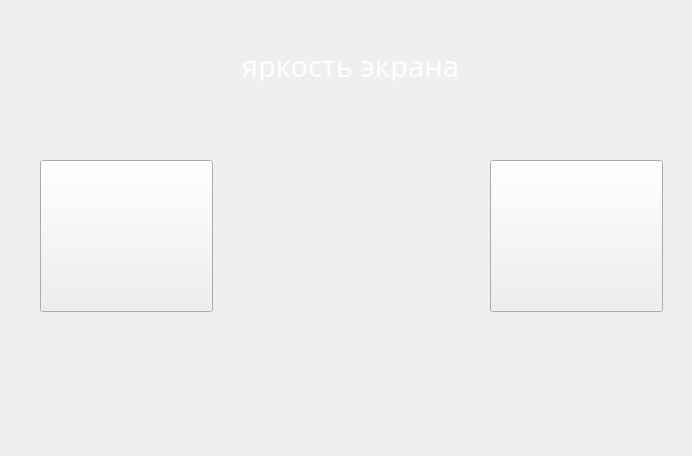
<?xml version="1.0" encoding="UTF-8"?>
<ui version="4.0">
 <class>MapBrightness</class>
 <widget class="QWidget" name="MapBrightness">
  <property name="windowModality">
   <enum>Qt::NonModal</enum>
  </property>
  <property name="geometry">
   <rect>
    <x>0</x>
    <y>0</y>
    <width>692</width>
    <height>456</height>
   </rect>
  </property>
  <property name="minimumSize">
   <size>
    <width>692</width>
    <height>456</height>
   </size>
  </property>
  <property name="maximumSize">
   <size>
    <width>692</width>
    <height>456</height>
   </size>
  </property>
  <property name="windowTitle">
   <string>Палетка</string>
  </property>
  <property name="styleSheet">
   <string notr="true"/>
  </property>
  <widget class="QWidget" name="widget" native="true">
   <property name="geometry">
    <rect>
     <x>0</x>
     <y>0</y>
     <width>692</width>
     <height>456</height>
    </rect>
   </property>
   <property name="minimumSize">
    <size>
     <width>692</width>
     <height>456</height>
    </size>
   </property>
   <property name="maximumSize">
    <size>
     <width>692</width>
     <height>456</height>
    </size>
   </property>
   <property name="styleSheet">
    <string notr="true">#widget
{
	border-image: url(:/Pyramid/fon_next_menu.png);
}</string>
   </property>
   <widget class="QPushButton" name="brightDown">
    <property name="geometry">
     <rect>
      <x>40</x>
      <y>160</y>
      <width>173</width>
      <height>152</height>
     </rect>
    </property>
    <property name="minimumSize">
     <size>
      <width>173</width>
      <height>152</height>
     </size>
    </property>
    <property name="maximumSize">
     <size>
      <width>173</width>
      <height>152</height>
     </size>
    </property>
    <property name="styleSheet">
     <string notr="true"> QPushButton:hover:pressed {
    padding-right: 15px; /* make room for the arrows */
	
	border-image: url(:/Pyramid/min_n.png);
     border-width: 3;}
 
QPushButton{
     padding-right: 15px; /* make room for the arrows */
	border-image: url(:/Pyramid/min.png);
     border-width: 3;}


</string>
    </property>
    <property name="text">
     <string/>
    </property>
    <property name="checkable">
     <bool>false</bool>
    </property>
    <property name="flat">
     <bool>false</bool>
    </property>
   </widget>
   <widget class="QLabel" name="statusVideo_3">
    <property name="geometry">
     <rect>
      <x>50</x>
      <y>50</y>
      <width>601</width>
      <height>31</height>
     </rect>
    </property>
    <property name="palette">
     <palette>
      <active>
       <colorrole role="WindowText">
        <brush brushstyle="SolidPattern">
         <color alpha="255">
          <red>255</red>
          <green>255</green>
          <blue>255</blue>
         </color>
        </brush>
       </colorrole>
       <colorrole role="Text">
        <brush brushstyle="SolidPattern">
         <color alpha="255">
          <red>255</red>
          <green>255</green>
          <blue>255</blue>
         </color>
        </brush>
       </colorrole>
       <colorrole role="ButtonText">
        <brush brushstyle="SolidPattern">
         <color alpha="255">
          <red>255</red>
          <green>255</green>
          <blue>255</blue>
         </color>
        </brush>
       </colorrole>
      </active>
      <inactive>
       <colorrole role="WindowText">
        <brush brushstyle="SolidPattern">
         <color alpha="255">
          <red>255</red>
          <green>255</green>
          <blue>255</blue>
         </color>
        </brush>
       </colorrole>
       <colorrole role="Text">
        <brush brushstyle="SolidPattern">
         <color alpha="255">
          <red>255</red>
          <green>255</green>
          <blue>255</blue>
         </color>
        </brush>
       </colorrole>
       <colorrole role="ButtonText">
        <brush brushstyle="SolidPattern">
         <color alpha="255">
          <red>255</red>
          <green>255</green>
          <blue>255</blue>
         </color>
        </brush>
       </colorrole>
      </inactive>
      <disabled>
       <colorrole role="WindowText">
        <brush brushstyle="SolidPattern">
         <color alpha="255">
          <red>120</red>
          <green>120</green>
          <blue>120</blue>
         </color>
        </brush>
       </colorrole>
       <colorrole role="Text">
        <brush brushstyle="SolidPattern">
         <color alpha="255">
          <red>120</red>
          <green>120</green>
          <blue>120</blue>
         </color>
        </brush>
       </colorrole>
       <colorrole role="ButtonText">
        <brush brushstyle="SolidPattern">
         <color alpha="255">
          <red>120</red>
          <green>120</green>
          <blue>120</blue>
         </color>
        </brush>
       </colorrole>
      </disabled>
     </palette>
    </property>
    <property name="font">
     <font>
      <family>Trebuchet MS</family>
      <pointsize>22</pointsize>
      <stylestrategy>PreferDefault</stylestrategy>
     </font>
    </property>
    <property name="text">
     <string>яркость экрана</string>
    </property>
    <property name="alignment">
     <set>Qt::AlignCenter</set>
    </property>
   </widget>
   <widget class="QPushButton" name="brightUp">
    <property name="geometry">
     <rect>
      <x>490</x>
      <y>160</y>
      <width>173</width>
      <height>152</height>
     </rect>
    </property>
    <property name="minimumSize">
     <size>
      <width>173</width>
      <height>152</height>
     </size>
    </property>
    <property name="maximumSize">
     <size>
      <width>173</width>
      <height>152</height>
     </size>
    </property>
    <property name="styleSheet">
     <string notr="true"> QPushButton:hover:pressed {
    padding-right: 15px; /* make room for the arrows */
	
	border-image: url(:/Pyramid/plus_n.png);
     border-width: 3;}
 
QPushButton{
     padding-right: 15px; /* make room for the arrows */
	border-image: url(:/Pyramid/plus.png);
     border-width: 3;}
</string>
    </property>
    <property name="text">
     <string/>
    </property>
    <property name="checkable">
     <bool>false</bool>
    </property>
    <property name="flat">
     <bool>false</bool>
    </property>
   </widget>
   <widget class="QLabel" name="brightnessInd">
    <property name="geometry">
     <rect>
      <x>222</x>
      <y>160</y>
      <width>261</width>
      <height>151</height>
     </rect>
    </property>
    <property name="palette">
     <palette>
      <active>
       <colorrole role="WindowText">
        <brush brushstyle="SolidPattern">
         <color alpha="255">
          <red>255</red>
          <green>255</green>
          <blue>255</blue>
         </color>
        </brush>
       </colorrole>
       <colorrole role="Text">
        <brush brushstyle="SolidPattern">
         <color alpha="255">
          <red>255</red>
          <green>255</green>
          <blue>255</blue>
         </color>
        </brush>
       </colorrole>
       <colorrole role="ButtonText">
        <brush brushstyle="SolidPattern">
         <color alpha="255">
          <red>255</red>
          <green>255</green>
          <blue>255</blue>
         </color>
        </brush>
       </colorrole>
      </active>
      <inactive>
       <colorrole role="WindowText">
        <brush brushstyle="SolidPattern">
         <color alpha="255">
          <red>255</red>
          <green>255</green>
          <blue>255</blue>
         </color>
        </brush>
       </colorrole>
       <colorrole role="Text">
        <brush brushstyle="SolidPattern">
         <color alpha="255">
          <red>255</red>
          <green>255</green>
          <blue>255</blue>
         </color>
        </brush>
       </colorrole>
       <colorrole role="ButtonText">
        <brush brushstyle="SolidPattern">
         <color alpha="255">
          <red>255</red>
          <green>255</green>
          <blue>255</blue>
         </color>
        </brush>
       </colorrole>
      </inactive>
      <disabled>
       <colorrole role="WindowText">
        <brush brushstyle="SolidPattern">
         <color alpha="255">
          <red>120</red>
          <green>120</green>
          <blue>120</blue>
         </color>
        </brush>
       </colorrole>
       <colorrole role="Text">
        <brush brushstyle="SolidPattern">
         <color alpha="255">
          <red>120</red>
          <green>120</green>
          <blue>120</blue>
         </color>
        </brush>
       </colorrole>
       <colorrole role="ButtonText">
        <brush brushstyle="SolidPattern">
         <color alpha="255">
          <red>120</red>
          <green>120</green>
          <blue>120</blue>
         </color>
        </brush>
       </colorrole>
      </disabled>
     </palette>
    </property>
    <property name="font">
     <font>
      <family>Trebuchet MS</family>
      <pointsize>22</pointsize>
      <stylestrategy>PreferDefault</stylestrategy>
     </font>
    </property>
    <property name="styleSheet">
     <string notr="true"/>
    </property>
    <property name="text">
     <string/>
    </property>
    <property name="pixmap">
     <pixmap resource="../Resources/PyramidWidgets.qrc">:/Pyramid/brightness8.png</pixmap>
    </property>
    <property name="scaledContents">
     <bool>false</bool>
    </property>
    <property name="alignment">
     <set>Qt::AlignLeading|Qt::AlignLeft|Qt::AlignVCenter</set>
    </property>
   </widget>
  </widget>
 </widget>
 <resources>
  <include location="../Resources/PyramidWidgets.qrc"/>
 </resources>
 <connections/>
</ui>
